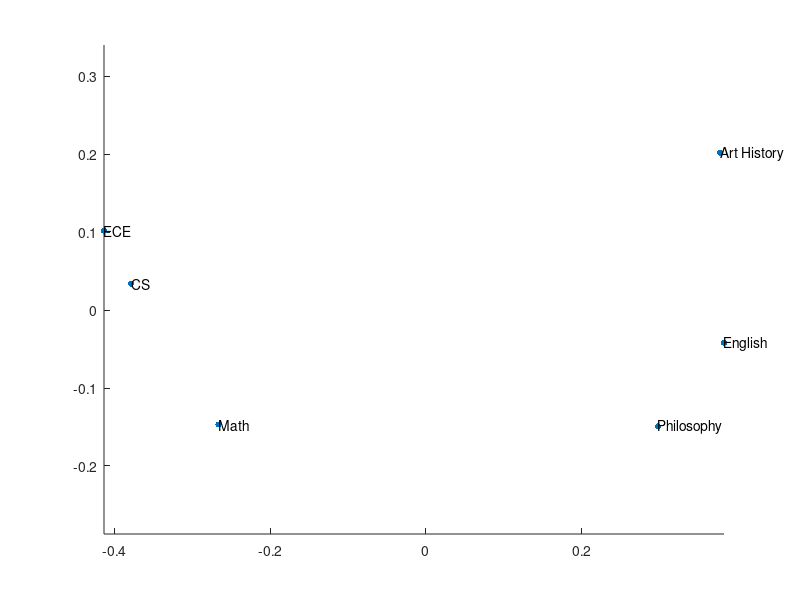

The MATLAB script that drew this image:
D = [0,0.363636363636364,0.736363636363636,0.795454545454545,0.813636363636364,0.372727272727273;0.363636363636364,0,0.704545454545455,0.795454545454545,0.818181818181818,0.290909090909091;0.736363636363636,0.704545454545455,0,0.313636363636364,0.322727272727273,0.586363636363636;0.795454545454545,0.795454545454545,0.313636363636364,0,0.200000000000000,0.709090909090909;0.813636363636364,0.818181818181818,0.322727272727273,0.200000000000000,0,0.772727272727273;0.372727272727273,0.290909090909091,0.586363636363636,0.709090909090909,0.772727272727273,0];
majors = {'Art History', 'English', 'Math', 'CS', 'ECE', 'Philosophy'};
[Y, eigs] = cmdscale(D);

clf;
scatter(Y(:, 1), Y(:, 2), 20, 'fill');
hold on;
for ii = 1:size(Y, 1)
    text(Y(ii, 1), Y(ii, 2), majors{ii});
end
axis equal;